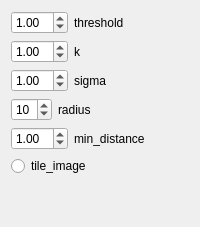
            <widget class="QWidget" name="tab_3">
             <attribute name="title">
              <string>HarrisOptions</string>
             </attribute>
             <layout class="QVBoxLayout" name="verticalLayout_8">
              <item>
               <layout class="QHBoxLayout" name="horizontalLayout_38">
                <item>
                 <widget class="QDoubleSpinBox" name="thresholdHarris">
                  <property name="value">
                   <double>1.000000000000000</double>
                  </property>
                 </widget>
                </item>
                <item>
                 <widget class="QLabel" name="label_38">
                  <property name="text">
                   <string>threshold</string>
                  </property>
                 </widget>
                </item>
                <item>
                 <spacer name="horizontalSpacer_38">
                  <property name="orientation">
                   <enum>Qt::Horizontal</enum>
                  </property>
                  <property name="sizeHint" stdset="0">
                   <size>
                    <width>40</width>
                    <height>20</height>
                   </size>
                  </property>
                 </spacer>
                </item>
               </layout>
              </item>
              <item>
               <layout class="QHBoxLayout" name="horizontalLayout_39">
                <item>
                 <widget class="QDoubleSpinBox" name="k">
                  <property name="value">
                   <double>1.000000000000000</double>
                  </property>
                 </widget>
                </item>
                <item>
                 <widget class="QLabel" name="label_39">
                  <property name="text">
                   <string>k</string>
                  </property>
                 </widget>
                </item>
                <item>
                 <spacer name="horizontalSpacer_39">
                  <property name="orientation">
                   <enum>Qt::Horizontal</enum>
                  </property>
                  <property name="sizeHint" stdset="0">
                   <size>
                    <width>40</width>
                    <height>20</height>
                   </size>
                  </property>
                 </spacer>
                </item>
               </layout>
              </item>
              <item>
               <layout class="QHBoxLayout" name="horizontalLayout_40">
                <item>
                 <widget class="QDoubleSpinBox" name="sigma">
                  <property name="value">
                   <double>1.000000000000000</double>
                  </property>
                 </widget>
                </item>
                <item>
                 <widget class="QLabel" name="label_40">
                  <property name="text">
                   <string>sigma</string>
                  </property>
                 </widget>
                </item>
                <item>
                 <spacer name="horizontalSpacer_40">
                  <property name="orientation">
                   <enum>Qt::Horizontal</enum>
                  </property>
                  <property name="sizeHint" stdset="0">
                   <size>
                    <width>40</width>
                    <height>20</height>
                   </size>
                  </property>
                 </spacer>
                </item>
               </layout>
              </item>
              <item>
               <layout class="QHBoxLayout" name="horizontalLayout_37">
                <item>
                 <widget class="QSpinBox" name="radiusHarris">
                  <property name="value">
                   <number>10</number>
                  </property>
                 </widget>
                </item>
                <item>
                 <widget class="QLabel" name="label_37">
                  <property name="text">
                   <string>radius</string>
                  </property>
                 </widget>
                </item>
                <item>
                 <spacer name="horizontalSpacer_37">
                  <property name="orientation">
                   <enum>Qt::Horizontal</enum>
                  </property>
                  <property name="sizeHint" stdset="0">
                   <size>
                    <width>40</width>
                    <height>20</height>
                   </size>
                  </property>
                 </spacer>
                </item>
               </layout>
              </item>
              <item>
               <layout class="QHBoxLayout" name="horizontalLayout_41">
                <item>
                 <widget class="QDoubleSpinBox" name="min_distanceHarris">
                  <property name="value">
                   <double>1.000000000000000</double>
                  </property>
                 </widget>
                </item>
                <item>
                 <widget class="QLabel" name="label_41">
                  <property name="text">
                   <string>min_distance</string>
                  </property>
                 </widget>
                </item>
                <item>
                 <spacer name="horizontalSpacer_41">
                  <property name="orientation">
                   <enum>Qt::Horizontal</enum>
                  </property>
                  <property name="sizeHint" stdset="0">
                   <size>
                    <width>40</width>
                    <height>20</height>
                   </size>
                  </property>
                 </spacer>
                </item>
               </layout>
              </item>
              <item>
               <widget class="QRadioButton" name="tile_imageHarris">
                <property name="text">
                 <string>tile_image</string>
                </property>
                <property name="checked">
                 <bool>false</bool>
                </property>
                <property name="autoExclusive">
                 <bool>false</bool>
                </property>
               </widget>
              </item>
              <item>
               <spacer name="verticalSpacer_9">
                <property name="orientation">
                 <enum>Qt::Vertical</enum>
                </property>
                <property name="sizeHint" stdset="0">
                 <size>
                  <width>20</width>
                  <height>40</height>
                 </size>
                </property>
               </spacer>
              </item>
             </layout>
            </widget>
